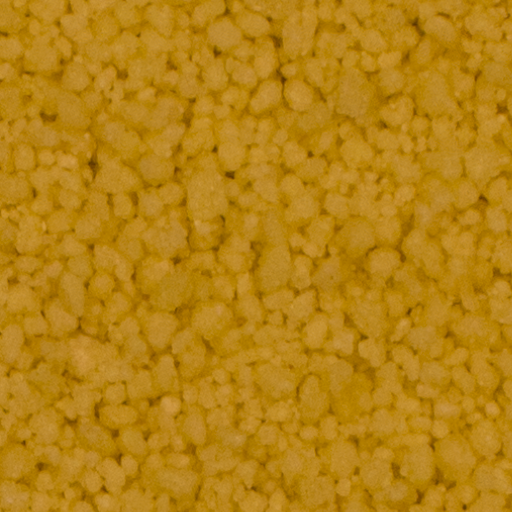
#> input picture projects/project_4/images/textura1.png, 512 x 512 px
$ jupyter execute --allow-errors 'Projeto 4 - Bruna Almeida Osti.ipynb'   (older library calls are emulated)
#> lines starting #> are read from the running program, lines starting #| are printed output that depends on the picture
#### Especificação do problema

Textura é uma das principais informações para descrever imagens. O objetivo deste trabalho é analisar e comparar imagens de textura por meio de padrões binários locais (do inglês, local binary patterns - LBP) e matrizes de coocorrência (do inglês, gray-level co-occurrence matrices - GLCM). Os principais passos sao descritos nas seções a seguir

### Transformação de cores

Imagens de textura deverão ser lidas e processadas. As imagens coloridas devem ser inicialmente convertidas para níveis de cinza.

[cell 1]
from cv2 import cv2
import matplotlib.pyplot as plt
import numpy as np
from itertools import product
from scipy.spatial import distance
import pandas as pd
from skimage.feature import greycomatrix, greycoprops

# Carregando as imagens...

text_1 = cv2.imread('./images/textura1.png')
#> text_1 is the input picture: shape (512, 512, 3); mean B, G, R 20.6, 129.8, 180.6
text_2 = cv2.imread('./images/textura2.png')
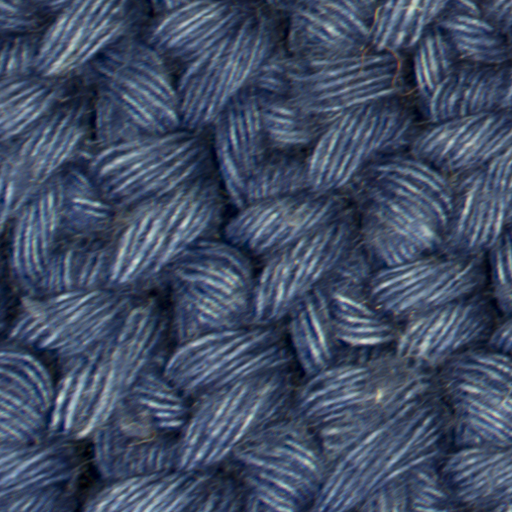
#> input picture projects/project_4/images/textura2.png, 512 x 512 px
#> text_2 is the input picture: shape (512, 512, 3); mean B, G, R 101.3, 76.6, 63.8
text_3 = cv2.imread('./images/textura3.png')
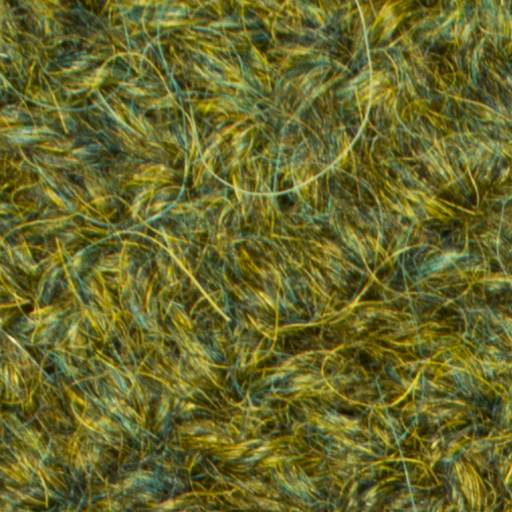
#> input picture projects/project_4/images/textura3.png, 512 x 512 px
#> text_3 is the input picture: shape (512, 512, 3); mean B, G, R 41.1, 103.8, 103.9
text_4 = cv2.imread('./images/textura4.png')
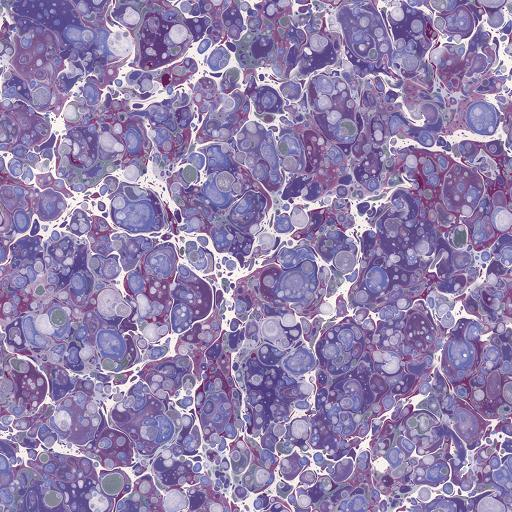
#> input picture projects/project_4/images/textura4.png, 512 x 512 px
#> text_4 is the input picture: shape (512, 512, 3); mean B, G, R 172.9, 131.4, 148.2
text_5 = cv2.imread('./images/textura5.png')
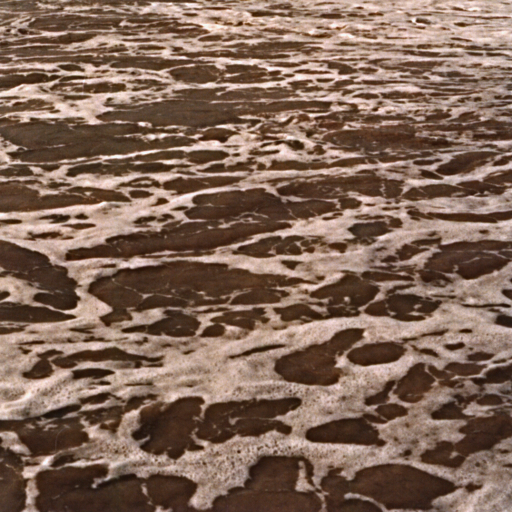
#> input picture projects/project_4/images/textura5.png, 512 x 512 px
#> text_5 is the input picture: shape (512, 512, 3); mean B, G, R 87.5, 102.6, 128.7
text_6 = cv2.imread('./images/textura6.png')
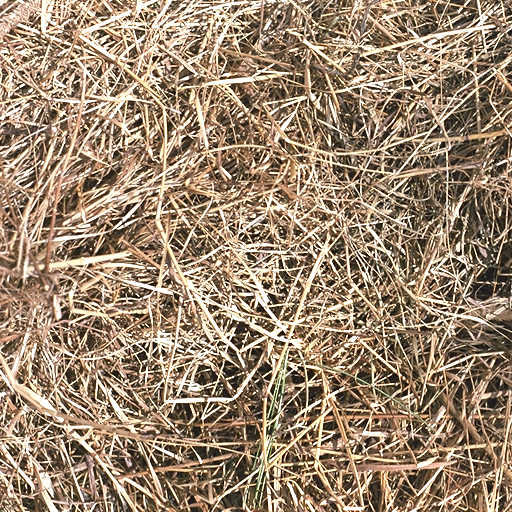
#> input picture projects/project_4/images/textura6.png, 512 x 512 px
#> text_6 is the input picture: shape (512, 512, 3); mean B, G, R 111.8, 135, 157.6
text_7 = cv2.imread('./images/textura7.png')
text_8 = cv2.imread('./images/textura8.png')

[cell 2]
# Passando as imagens para níveis de cinza...

gray_1 = cv2.cvtColor(text_1, cv2.COLOR_BGR2GRAY)
gray_2 = cv2.cvtColor(text_2, cv2.COLOR_BGR2GRAY)
gray_3 = cv2.cvtColor(text_3, cv2.COLOR_BGR2GRAY)
gray_4 = cv2.cvtColor(text_4, cv2.COLOR_BGR2GRAY)
gray_5 = cv2.cvtColor(text_5, cv2.COLOR_BGR2GRAY)
gray_6 = cv2.cvtColor(text_6, cv2.COLOR_BGR2GRAY)
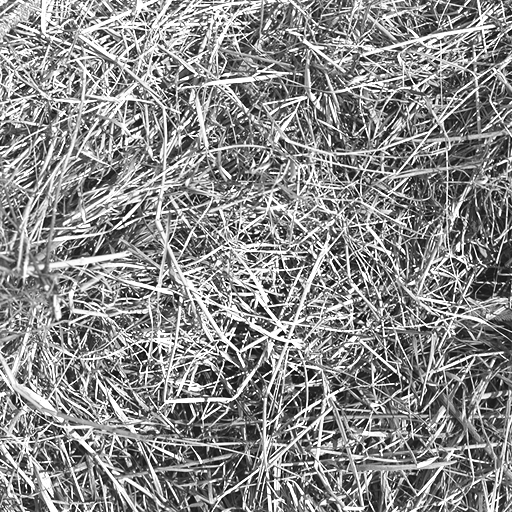
#> gray_6: shape (512, 512); min 1, max 255, mean 139.1
#> (the rest of this cell did not finish here and is left out)

[cell 3]
plt.figure(figsize=(15,15))

plt.subplot(421)
plt.imshow(cv2.cvtColor(text_1, cv2.COLOR_BGR2RGB))
plt.title('Imagem RGB')
plt.subplot(422)
plt.imshow(gray_1,cmap='gray', vmin=0, vmax=255)
plt.title('Imagem monocromática')

plt.subplot(423)
plt.imshow(cv2.cvtColor(text_2, cv2.COLOR_BGR2RGB))
plt.title('Imagem RGB')
plt.subplot(424)
plt.imshow(gray_2,cmap='gray', vmin=0, vmax=255)
plt.title('Imagem monocromática')

plt.subplot(425)
plt.imshow(cv2.cvtColor(text_3, cv2.COLOR_BGR2RGB))
plt.title('Imagem RGB')
plt.subplot(426)
plt.imshow(gray_3,cmap='gray', vmin=0, vmax=255)
plt.title('Imagem monocromática')

plt.subplot(427)
plt.imshow(cv2.cvtColor(text_4, cv2.COLOR_BGR2RGB))
plt.title('Imagem RGB')
plt.subplot(428)
plt.imshow(gray_4,cmap='gray', vmin=0, vmax=255)
plt.title('Imagem monocromática')

plt.show()
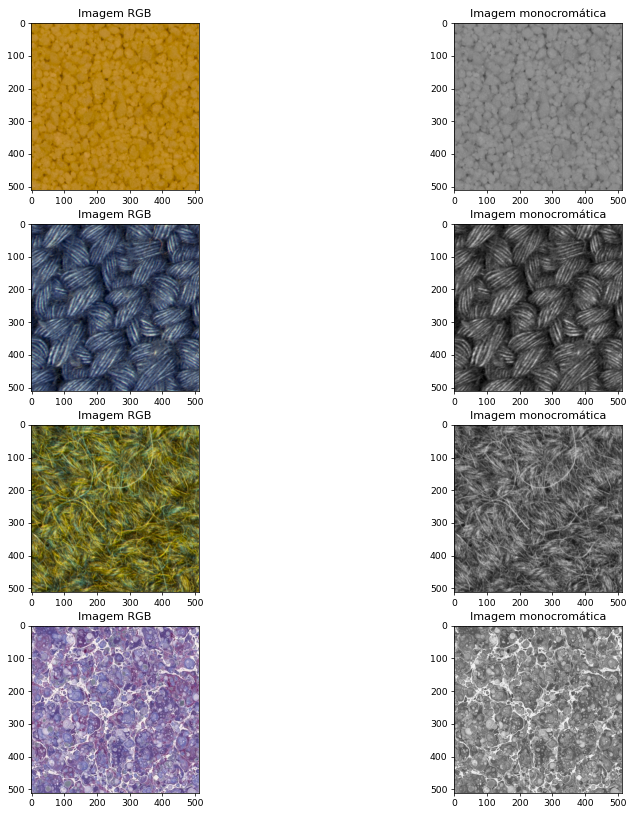
#> figure drawn by matplotlib, 8 panels

### Padrões binários locais

Apresentar os padrões binários locais para algumas imagens utilizadas nos experimentos. Diferentes parâmetros associados ao descritor podem ser testados e avaliados.

Calculamos os elementos padrões locais binários através da equação abaixo, que verifica se a vizinhança é menor do que o pixel central, se isto for verdade substitui por 0, caso contrário substitui por 1:

O valor máximo que o LBP pode assumir é 255, a equação mostra o valor correspondente ao padrão :

O processo está ilustrado abaixo:

Para o calculo do LBP, podemos utilizar diversos tamanho de vizinhanças como ilustrado na imagem acima no qual temos a vizinhança 8, para calcular o valor correspondente ao padrão podemos aplicar a equação do valor correspondente:

LBP = 0x1 + 0x2 + 1x4 + 1x8 + 1x16 + 0x32 + 1x64 + 0x128 = 92

Para calcular o histograma LBP podemos utilizar a função local_binary_pattern, da biblioteca skimage. Temos a opção de dois parâmetros o r que é o raio do circulo, e o p que é a quantidade de pontos vizinhos. A questão de estudos iremos variar estes dois parâmetros para comparar as similaridades e dissimularidades das imagens.

## Matriz de Coocorrência

A matriz de coocorrência é utilizada para adquirir informações sobre as transições dos níveis de cinza entre dois píxels, variando rapidamente segundo a frequência espacial em texturas finas e levemente em texturas asperas.
O número de linhas e colunas dessa matriz é proporcional à quantidade de níveis de cinza contidos na textura, ou seja, portanto causando perda no relacionamento espacial nela contida, como podemos visualizar abaixo:

Calculamos uma matriz de coocorrência para cada um desses angulos, que representa as transições de níveis de cinza entre pixels dispostos nessa orientação específica. Como podemos visualizar na figura abaixo:

Para gerar a matriz de coocorrência podemos utilizar as funções greycomatrix, greycoprops da biblioteca skimage para gerar a matriz de coocorrência e calcular a as métricas sob a matriz, respectivamente. Podemos calcular as métricas entropia, contraste e momento angular a método de comparação entre as imagens.

[cell 4]
import numpy as np
from skimage import io, color
from skimage.feature import local_binary_pattern

def lbp_histogram(img, p=8, r=1):
    '''P -> Number of circularly symmetric neighbour set points
        R -> Radius of circle (space resolution of the operator)'''
#> called with p = 8, r = 1
    patterns = local_binary_pattern(img, p, r)
    n_bins = int(patterns.max() + 1)
#> n_bins = 256
    hist, _ = np.histogram(patterns, bins=n_bins, density=True, range=(0, n_bins))
#> hist = 256 values, max 0.0793 at index 255, min 0 at index 42, mean 0.00391
    return hist, patterns

Aplicando LBP nas imagens em escala de cinza, gerando os padrões e os histogramas normalizados...

[cell 5]
hist_1, patterns_1 = lbp_histogram(gray_1)
#> hist_1 has the same summary as hist in lbp_histogram
hist_2, patterns_2 = lbp_histogram(gray_2)
#> call 2 of lbp_histogram, with p = 8, r = 1
#> in lbp_histogram (call 2), `patterns = local_binary_pattern(img, p, r)`:
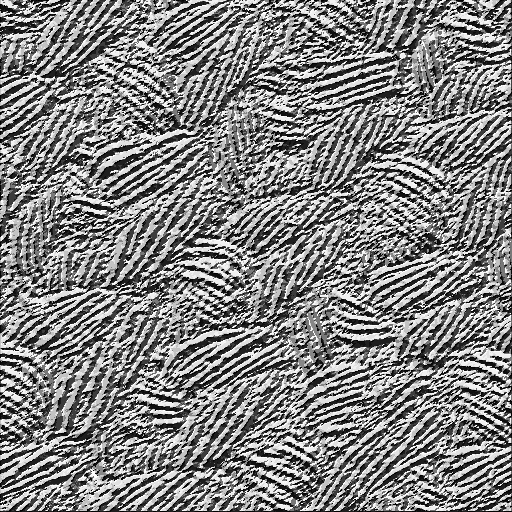
#> patterns: shape (512, 512) float64; min 0, max 255, mean 130.3
#> in lbp_histogram (call 2), `hist, _ = np.histogram(patterns, bins=n_bins, density=True, range=(0, ..`: hist = 256 values, max 0.0708 at index 30, min 0 at index 37, mean 0.00391
#> hist_2 has the same summary as hist in lbp_histogram
hist_3, patterns_3 = lbp_histogram(gray_3)
#> call 3 of lbp_histogram, with p = 8, r = 1
#> in lbp_histogram (call 3), `patterns = local_binary_pattern(img, p, r)`:
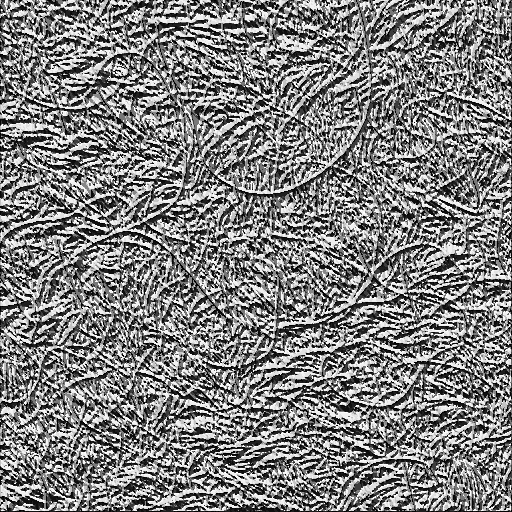
#> patterns: shape (512, 512) float64; min 0, max 255, mean 127.8
#> in lbp_histogram (call 3), `hist, _ = np.histogram(patterns, bins=n_bins, density=True, range=(0, ..`: hist = 256 values, max 0.0492 at index 120, min 0 at index 42, mean 0.00391
#> hist_3 has the same summary as hist in lbp_histogram
hist_4, patterns_4 = lbp_histogram(gray_4)
#> call 4 of lbp_histogram, with p = 8, r = 1
#> in lbp_histogram (call 4), `patterns = local_binary_pattern(img, p, r)`:
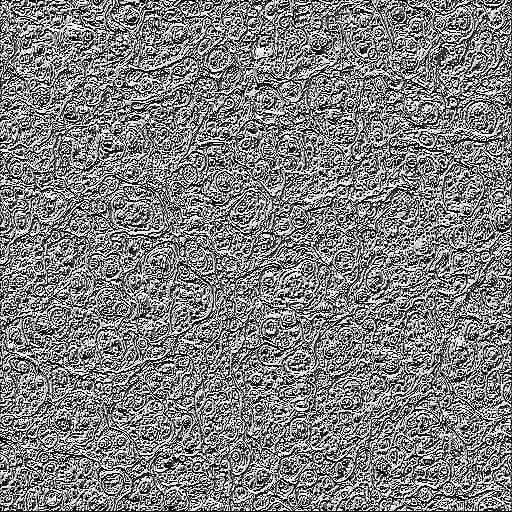
#> patterns: shape (512, 512) float64; min 0, max 255, mean 128.2
#> in lbp_histogram (call 4), `hist, _ = np.histogram(patterns, bins=n_bins, density=True, range=(0, ..`: hist = 256 values, max 0.108 at index 255, min 2.67e-05 at index 170, mean 0.00391
#> hist_4 has the same summary as hist in lbp_histogram

[cell 6]
import numpy as np
import matplotlib.pyplot as plt

def plot_image_grid(images, n_texture, ncols=None, cmap='gray'):
    '''Plot a grid of images'''
#> called with n_texture = 'Textura', cmap = 'gray'
    if not ncols:
        factors = [i for i in range(1, len(images)+1) if len(images) % i == 0]
#> factors = [1, 2, 4]
        ncols = factors[len(factors) // 2] if len(factors) else len(images) // 4 + 1
#> ncols = 2
    nrows = int(len(images) / ncols) + int(len(images) % ncols)
#> nrows = 2
    imgs = [images[i] if len(images) > i else None for i in range(nrows * ncols)]
#> imgs = 4 items
    f, axes = plt.subplots(nrows, ncols, figsize=(3*ncols, 2*nrows))
    axes = axes.flatten()[:len(imgs)]
    aux = 0
    for img, ax in zip(imgs, axes.flatten()):
        aux += 1
        if np.any(img):
            if len(img.shape) > 2 and img.shape[2] == 1:
                img = img.squeeze()
            ax.set_title(n_texture + " " + str(aux))
            ax.axis('off')
            ax.imshow(img, cmap=cmap)
#> this loop made 4 passes
#> after the loop, aux = 4


plot_image_grid([patterns_1, patterns_2, patterns_3, patterns_4], "Textura", ncols=None, cmap='gray')

[cell 7]
def append_compar(texture_1, tex):
    return {'texture': tex, 'entropy_0':texture_1[0][0][0], 'entropy_45':texture_1[0][0][1],\
        'entropy_90':texture_1[0][0][2], 'entropy_135':texture_1[0][0][3], 'contrast_0':texture_1[1][0][0],\
        'contrast_45':texture_1[1][0][1], 'contrast_90':texture_1[1][0][2], 'contrast_135':texture_1[1][0][3], \
        'angular_moment_0':texture_1[2][0][0], 'angular_moment_45':texture_1[2][0][1],\
        'angular_moment_90':texture_1[2][0][2], 'angular_moment_135':texture_1[2][0][3]}


comparation_greycomatrix = pd.DataFrame(columns=['entropy_0','entropy_45', 'entropy_90', 'entropy_135',\
                         'contrast_0', 'contrast_45', 'contrast_90', 'contrast_135', \
                         'angular_moment_0', 'angular_moment_45', 'angular_moment_90', \
                         'angular_moment_135'])


texture_1 = [greycoprops(greycomatrix(gray_5, [1], [0 ,45, 90, 135]), prop=x) for x in ['dissimilarity', 'contrast', 'ASM']]
#> texture_1 = [[[7.03, 17.69, 15.92, 7.03]], [[114.4, 708.4, 587.9, 114.4]], [[0.000384, 0.000196, 0.000226, 0.000384]]]
texture_2 = [greycoprops(greycomatrix(gray_6, [1], [0 ,45, 90, 135]), prop=x) for x in ['dissimilarity', 'contrast', 'ASM']]
#> texture_2 = [[[43.8, 56.1, 43.56, 43.8]], [[3812.6, 5822, 3757.4, 3812.6]], [[0.00106, 0.000524, 0.000969, 0.00106]]]
#> (the rest of this cell did not finish here and is left out)

[cell 8]
def comparation_of_textures():
    comparation_euclidean = pd.DataFrame(columns=['p', 'r', 'euclidean_distance_1_2', 'euclidean_distance_1_3', 'euclidean_distance_1_4', \
                                       'euclidean_distance_2_3', "euclidean_distance_2_4", "euclidean_distance_3_4"])


    p = [4,8,16]
    r = np.arange(1,17,1)

    hmax = max([hist_1.max(), hist_2.max(), hist_3.max(), hist_4.max()])
#> hmax = 0.108
    fig, ax = plt.subplots(1, 4, figsize=(20,10))
    ax[0].imshow(cv2.cvtColor(text_5, cv2.COLOR_BGR2RGB))
    ax[0].axis('off')
    ax[0].set_title('Textura 1')
    ax[1].imshow(cv2.cvtColor(text_6, cv2.COLOR_BGR2RGB))
    ax[1].axis('off')
    ax[1].set_title('Textura 2')
    ax[2].imshow(cv2.cvtColor(text_7, cv2.COLOR_BGR2RGB))
    ax[2].axis('off')
    ax[2].set_title('Textura 3')
    ax[3].imshow(cv2.cvtColor(text_8, cv2.COLOR_BGR2RGB))
    ax[3].axis('off')
    ax[3].set_title('Textura 4')

    plt.show(fig)

    for p,r in product(p, r):

        print("Number of points p: {}, radius: {}".format(p, r))

        hist_5, patterns_5 = lbp_histogram(gray_5, p, r)
        hist_6, patterns_6 = lbp_histogram(gray_6, p, r)
        hist_7, patterns_7 = lbp_histogram(gray_7, p, r)
        hist_8, patterns_8 = lbp_histogram(gray_8, p, r)

        euclidean_distance_1_2 = distance.euclidean(hist_5, hist_6)
        euclidean_distance_1_3 = distance.euclidean(hist_5, hist_7)
        euclidean_distance_1_4 = distance.euclidean(hist_5, hist_8)
        euclidean_distance_2_3 = distance.euclidean(hist_6, hist_7)
        euclidean_distance_2_4 = distance.euclidean(hist_6, hist_8)
        euclidean_distance_3_4 = distance.euclidean(hist_7, hist_8)

        print("Euclidean distance between Texture 1 e 2: {}". format(euclidean_distance_1_2))
        print("Euclidean distance between Texture 1 e 3: {}". format(euclidean_distance_1_3))
        print("Euclidean distance between Texture 1 e 4: {}". format(euclidean_distance_1_4))
        print("Euclidean distance between Texture 2 e 3: {}". format(euclidean_distance_2_3))
        print("Euclidean distance between Texture 2 e 4: {}". format(euclidean_distance_2_4))
        print("Euclidean distance between Texture 3 e 4: {}". format(euclidean_distance_3_4))


        comparation_euclidean = comparation_euclidean.append({'p': p, 'r': r, 'euclidean_distance_1_2': euclidean_distance_1_2, \
                                      'euclidean_distance_1_3': euclidean_distance_1_3, 'euclidean_distance_1_4': euclidean_distance_1_4, \
                                       'euclidean_distance_2_3':euclidean_distance_2_3, "euclidean_distance_2_4":euclidean_distance_2_4 ,\
                                        "euclidean_distance_3_4": euclidean_distance_3_4}, ignore_index=True)


        hmax = max([hist_1.max(), hist_2.max(), hist_3.max(), hist_4.max()])
        fig, ax = plt.subplots(1, 4, figsize=(20,5))
        ax[0].plot(hist_5)
        ax[0].set_ylim([0, hmax])
        ax[0].set_title('Textura 1')
        ax[0].axes.yaxis.set_ticklabels([])

        ax[1].plot(hist_6)
        ax[1].set_ylim([0, hmax])
        ax[1].set_title('Textura 2')
        ax[1].axes.yaxis.set_ticklabels([])


        ax[2].plot(hist_7)
        ax[2].set_ylim([0, hmax])
        ax[2].set_title('Textura 3')
        ax[2].axes.yaxis.set_ticklabels([])


        ax[3].plot(hist_8)
        ax[3].set_ylim([0, hmax])
        ax[3].set_title('Textura 4')
        ax[3].axes.yaxis.set_ticklabels([])


        plt.show(fig)
        print("----------------------------------------------------------------")

    return comparation_euclidean, comparation_greycomatrix
